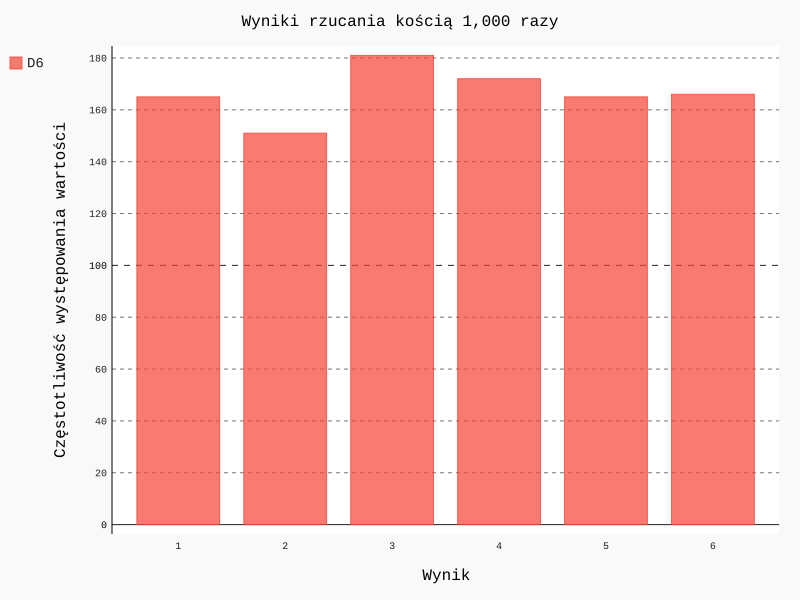

Source code (Python):
import pygal

from die import Die

die = Die()

results = []
for roll_num in range(1000):
    result = die.roll()
    results.append(result)

frequencies = []
for value in range(1, die.num_sides + 1):
    frequency = results.count(value)
    frequencies.append(frequency)

hist = pygal.Bar()
hist.force_uri_protocol = 'http'

hist.title = "Wyniki rzucania kością 1,000 razy"
hist.x_labels = [str(x) for x in range(1, die.num_sides + 1)]
hist.x_title = "Wynik"
hist.y_title = "Częstotliwość występowania wartości"

hist.add('D6', frequencies)
hist.render_to_file('die_visual.svg')
